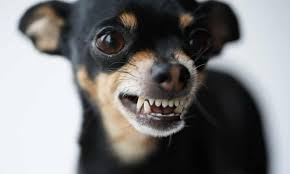
#> input picture Lab7/download.png, 290 x 174 px, found by its file name
$ jupyter execute BTChuong_Cau2.ipynb
#> lines starting #> are read from the running program, lines starting #| are printed output that depends on the picture
[cell 1]
# Câu 2:
import numpy as np
from PIL import Image
import matplotlib.pyplot as plt
def apply_edge_detection(image_array, kernel):
    """
    Áp dụng bộ lọc edge detection cho ảnh grayscale

    Args:
        image_array: Mảng numpy 2D chứa ảnh grayscale
        kernel: Ma trận kernel edge detection (3x3)

    Returns:
        Ảnh đã được detect edge (numpy array)
    """
    img_h, img_w = image_array.shape
    kernel_h, kernel_w = kernel.shape
    # Tính padding
    pad_h = kernel_h // 2
    pad_w = kernel_w // 2
    # Thêm padding (zero padding cho edge detection)
    padded_img = np.pad(image_array, ((pad_h, pad_h), (pad_w, pad_w)), mode='constant', constant_values=0)
    # Khởi tạo ảnh kết quả
    result = np.zeros_like(image_array, dtype=np.float64)
    # Áp dụng convolution
    for i in range(img_h):
        for j in range(img_w):
            # Trích xuất vùng ảnh tương ứng với kernel
            region = padded_img[i:i+kernel_h, j:j+kernel_w]
            # Tính tích chập
            result[i, j] = np.sum(region * kernel)
    # Xử lý giá trị âm bằng absolute value và normalize
    result = np.abs(result)
    result = np.clip(result, 0, 255)
    return result.astype(np.uint8)
def create_edge_kernels():
    """
    Tạo các ma trận kernel edge detection theo yêu cầu
    """
    # Kernel a: Laplacian-like filter
    kernel_a = np.array([
        [ 0, -1,  0],
        [-1,  4, -1],
        [ 0, -1,  0]
    ], dtype=np.float64)
    # Kernel b: Enhanced edge detection filter
    kernel_b = np.array([
        [-1, -1, -1],
        [-1,  8, -1],
        [-1, -1, -1]
    ], dtype=np.float64)
    return kernel_a, kernel_b
def apply_combined_edge_detection(image_array, kernel_a, kernel_b):
    """
    Áp dụng cả hai kernel và kết hợp kết quả

    Args:
        image_array: Ảnh đầu vào
        kernel_a: Ma trận kernel thứ nhất
        kernel_b: Ma trận kernel thứ hai

    Returns:
        Tuple (edge_a, edge_b, combined) - kết quả từ từng kernel và kết hợp
    """
    # Áp dụng từng kernel
    edge_a = apply_edge_detection(image_array, kernel_a)
    edge_b = apply_edge_detection(image_array, kernel_b)
    # Kết hợp hai kết quả (weighted average)
    combined = (0.5 * edge_a + 0.5 * edge_b).astype(np.uint8)
    return edge_a, edge_b, combined
def enhance_edges(edge_image, threshold=50):
    """
    Tăng cường độ tương phản của các cạnh

    Args:
        edge_image: Ảnh edge detection
        threshold: Ngưỡng để tăng cường (0-255)

    Returns:
        Ảnh đã được tăng cường cạnh
    """
#> in compare_kernels, `plt.show()`:
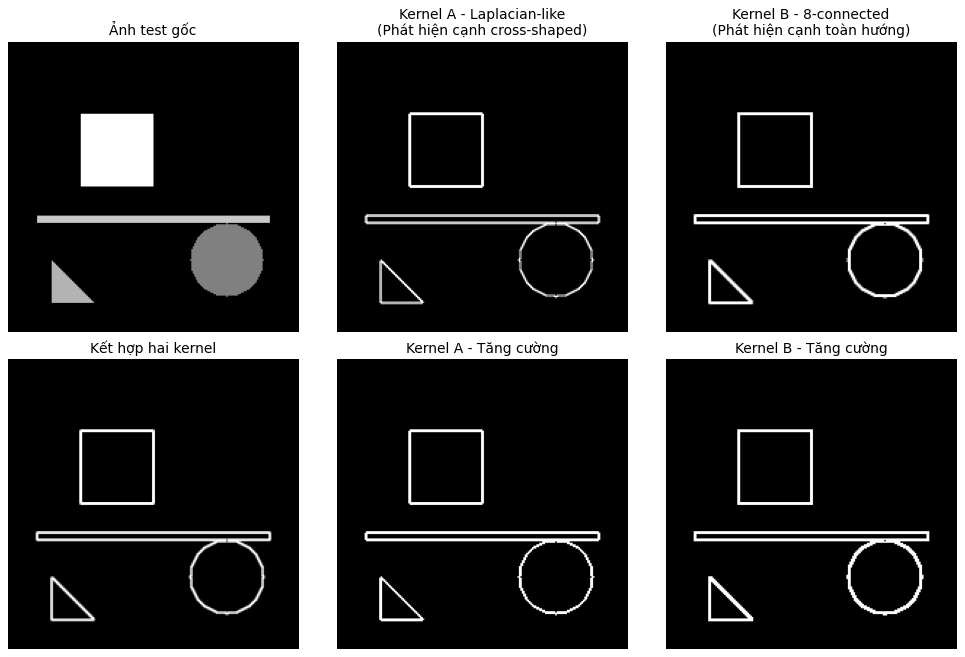
#> figure drawn by matplotlib, 6 panels
    enhanced = edge_image.copy()
    # Áp dụng threshold để làm nổi bật cạnh
    enhanced[enhanced < threshold] = 0
    enhanced[enhanced >= threshold] = 255
    return enhanced
def process_image_edges(image_path):
    """
    Xử lý ảnh: đọc, chuyển grayscale, detect edges, hiển thị kết quả
    """
#> called with image_path = 'D:/download.png'
    try:
        # Đọc ảnh
        img = Image.open(image_path)
#> img is the input picture: PIL image 290x174 RGB; mean R, G, B 121.1, 120.6, 120.9
        # Chuyển sang grayscale
        if img.mode != 'L':
            img = img.convert('L')
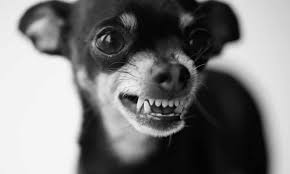
#> img: PIL image 290x174 L; min 0, max 251, mean 120.9
        # Chuyển sang numpy array
        img_array = np.array(img, dtype=np.float64)
        # Tạo edge kernels
        kernel_a, kernel_b = create_edge_kernels()
        # Áp dụng edge detection
        edge_a, edge_b, combined = apply_combined_edge_detection(img_array, kernel_a, kernel_b)
#> in apply_edge_detection (call 3), `padded_img = np.pad(image_array, ((pad_h, pad_h), (pad_w, pad_w)), mod..`:
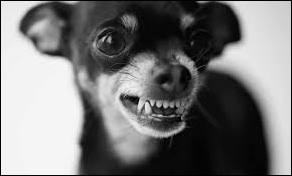
#> padded_img: shape (176, 292) float64; min 0, max 251, mean 118.7
#> after the loop in apply_edge_detection (call 3), `for i in range(img_h):`:
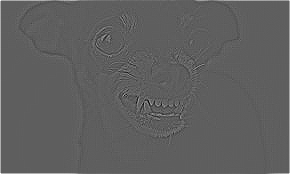
#> result: shape (174, 290) float64; min -285, max 482, mean 2.8; drawn with min black and max white
#> in apply_edge_detection (call 3), `result = np.clip(result, 0, 255)`:
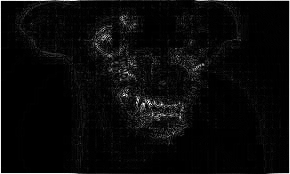
#> result: shape (174, 290) float64; min 0, max 255, mean 9.9
#> in apply_edge_detection (call 4), `result = np.clip(result, 0, 255)`:
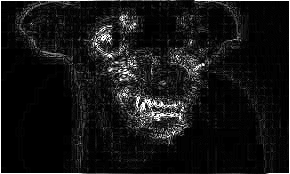
#> result: shape (174, 290) float64; min 0, max 255, mean 21.3
#> in apply_combined_edge_detection (call 2), `combined = (0.5 * edge_a + 0.5 * edge_b).astype(np.uint8)`:
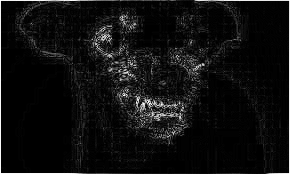
#> combined: shape (174, 290); min 0, max 255, mean 15.4
        # Tăng cường cạnh
        enhanced_a = enhance_edges(edge_a)
#> call 3 of enhance_edges, with threshold = 50
#> in enhance_edges (call 3), `enhanced[enhanced >= threshold] = 255`:
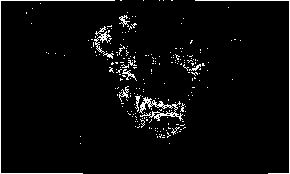
#> enhanced: shape (174, 290); 3.8% white in thin lines or dots
        enhanced_b = enhance_edges(edge_b)
#> call 4 of enhance_edges, with threshold = 50
#> in enhance_edges (call 4), `enhanced[enhanced < threshold] = 0`:
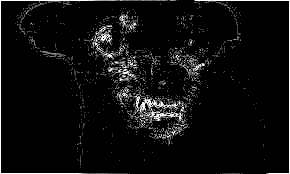
#> enhanced: shape (174, 290); min 0, max 255, mean 13.5
#> in enhance_edges (call 4), `enhanced[enhanced >= threshold] = 255`:
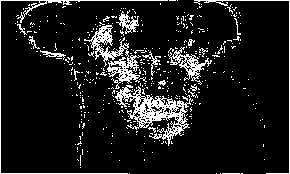
#> enhanced: shape (174, 290); 11% white in thin lines or dots
        # Hiển thị kết quả
        plt.figure(figsize=(15, 10))
        # Ảnh gốc
        plt.subplot(2, 3, 1)
        plt.imshow(img_array, cmap='gray')
        plt.title('Ảnh gốc')
        plt.axis('off')
        # Edge detection kernel A
        plt.subplot(2, 3, 2)
        plt.imshow(edge_a, cmap='gray')
        plt.title('Edge Detection - Kernel A\n(Laplacian-like)')
        plt.axis('off')
        # Edge detection kernel B
        plt.subplot(2, 3, 3)
        plt.imshow(edge_b, cmap='gray')
        plt.title('Edge Detection - Kernel B\n(8-connected)')
        plt.axis('off')
        # Combined result
        plt.subplot(2, 3, 4)
        plt.imshow(combined, cmap='gray')
        plt.title('Kết hợp hai kernel')
        plt.axis('off')
        # Enhanced edges A
        plt.subplot(2, 3, 5)
        plt.imshow(enhanced_a, cmap='gray')
        plt.title('Kernel A - Tăng cường')
        plt.axis('off')
        # Enhanced edges B
        plt.subplot(2, 3, 6)
        plt.imshow(enhanced_b, cmap='gray')
        plt.title('Kernel B - Tăng cường')
        plt.axis('off')
        plt.tight_layout()
        plt.show()
        return img_array, edge_a, edge_b, combined
    except Exception as e:
        print(f"Lỗi khi xử lý ảnh: {e}")
        return None, None, None, None
def create_test_image():
    """
    Tạo ảnh test với các hình dạng có cạnh rõ ràng
    """
    img = np.zeros((200, 200), dtype=np.uint8)
    # Thêm hình chữ nhật
    img[50:100, 50:100] = 255
    # Thêm hình tròn
    center_x, center_y = 150, 150
    radius = 25
    y, x = np.ogrid[:200, :200]
    mask = (x - center_x)**2 + (y - center_y)**2 <= radius**2
    img[mask] = 128
    # Thêm đường thẳng
    img[120:125, 20:180] = 200
    # Thêm tam giác
    for i in range(30):
        img[150+i, 30:30+i] = 180
    return img
def compare_kernels():
    """
    So sánh hiệu quả của hai kernel trên ảnh test
    """
    # Tạo ảnh test
    test_img = create_test_image()
    # Tạo kernels
    kernel_a, kernel_b = create_edge_kernels()
    print("Kernel A (Laplacian-like):")
    print(kernel_a)
    print("\nKernel B (8-connected):")
    print(kernel_b)
    # Áp dụng edge detection
    edge_a, edge_b, combined = apply_combined_edge_detection(test_img, kernel_a, kernel_b)
    # Hiển thị kết quả
    plt.figure(figsize=(12, 8))
    plt.subplot(2, 3, 1)
    plt.imshow(test_img, cmap='gray')
    plt.title('Ảnh test gốc')
    plt.axis('off')
    plt.subplot(2, 3, 2)
    plt.imshow(edge_a, cmap='gray')
    plt.title('Kernel A - Laplacian-like\n(Phát hiện cạnh cross-shaped)')
    plt.axis('off')
    plt.subplot(2, 3, 3)
    plt.imshow(edge_b, cmap='gray')
    plt.title('Kernel B - 8-connected\n(Phát hiện cạnh toàn hướng)')
    plt.axis('off')
    plt.subplot(2, 3, 4)
    plt.imshow(combined, cmap='gray')
    plt.title('Kết hợp hai kernel')
    plt.axis('off')
    plt.subplot(2, 3, 5)
    plt.imshow(enhance_edges(edge_a), cmap='gray')
    plt.title('Kernel A - Tăng cường')
    plt.axis('off')
    plt.subplot(2, 3, 6)
    plt.imshow(enhance_edges(edge_b), cmap='gray')
    plt.title('Kernel B - Tăng cường')
    plt.axis('off')
    plt.tight_layout()
    plt.show()
if __name__ == "__main__":
    print("=== EDGE DETECTION FILTER DEMO ===")
    compare_kernels()
    original, edge_a, edge_b, combined = process_image_edges("D:/download.png")

$ run again, with Lab7/traidat.png copied over Lab7/download.png
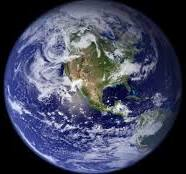
#> input picture Lab7/traidat.png, 186 x 174 px, found by its file name
#> in process_image_edges, img is the input picture: PIL image 186x174 RGB; mean R, G, B 67.5, 71.4, 94.2
#> img: PIL image 186x174 L
#> after the loop in apply_edge_detection (call 3), `for i in range(img_h):`:
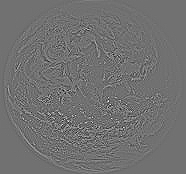
#> result: shape (174, 186) float64; min -376, max 469, mean 0.1; drawn with min black and max white
#> in enhance_edges (call 4), `enhanced[enhanced >= threshold] = 255`:
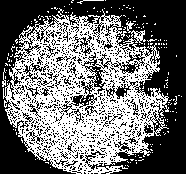
#> enhanced: shape (174, 186); 44.3% white in thin lines or dots
